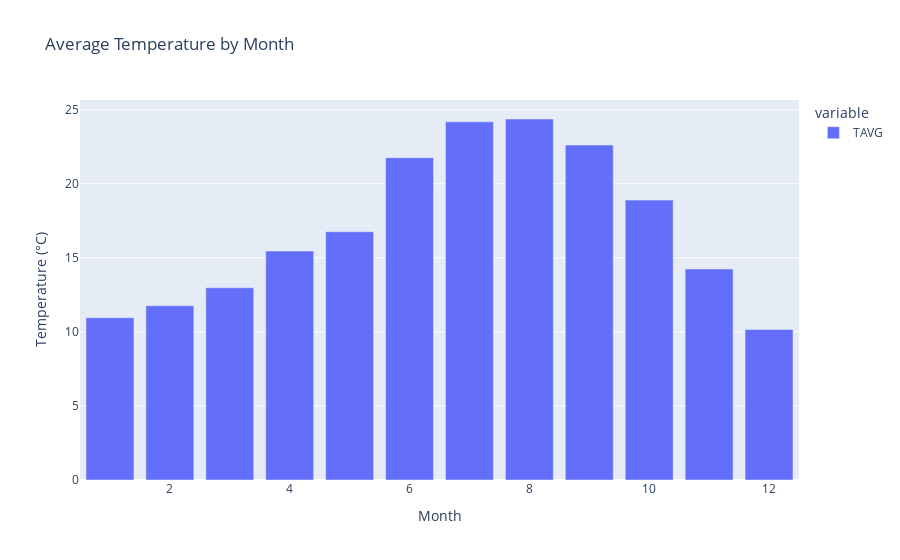
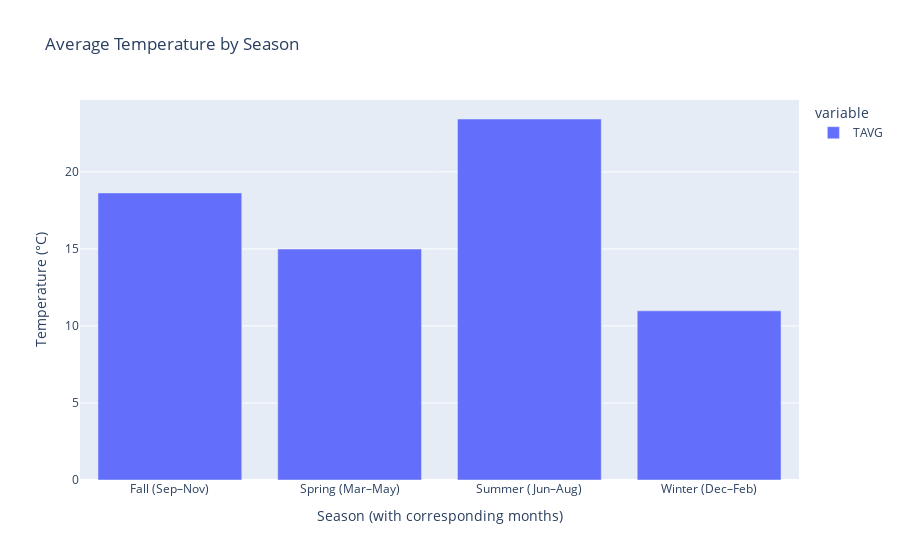

The notebook cell these images were saved under, in order:
### Code cell
# Group by 'month' and calculate the average Temperature for each month over the years 2013-2022
monthly_T = df.groupby("month")["TAVG"].mean().reset_index()

fig = px.bar(
    monthly_T,
    x="month",
    y=["TAVG"],
    title="Average Temperature by Month",
    barmode="group",
)

fig.update_layout(yaxis_title="Temperature (°C)", xaxis_title="Month")


fig.show()

# Group by 'season' and calculate the average Temperature for each season over the years 2013-2022
seasonal_T = df.groupby("season")["TAVG"].mean().reset_index()

# Define ordered season names with month labels
season_labels = {
    "Winter": "Winter (Dec–Feb)",
    "Spring": "Spring (Mar–May)",
    "Summer": "Summer (Jun–Aug)",
    "Fall": "Fall (Sep–Nov)",
}

seasonal_T["season"] = seasonal_T["season"].map(season_labels)

fig = px.bar(
    seasonal_T,
    x="season",
    y=["TAVG"],
    title="Average Temperature by Season",
    barmode="group",
)

fig.update_layout(
    yaxis_title="Temperature (°C)", xaxis_title="Season (with corresponding months)"
)


fig.show()

### Figure 1 — Plotly figure (JSON) as saved in the notebook; plotly's stock layout.template omitted (floating-point values rounded to 4 significant figures)
{"data": [{"alignmentgroup": "True", "hovertemplate": "variable=TAVG<br>month=%{x}<br>value=%{y}<extra></extra>", "legendgroup": "TAVG", "marker": {"color": "#636efa", "pattern": {"shape": ""}}, "name": "TAVG", "offsetgroup": "TAVG", "orientation": "v", "showlegend": true, "textposition": "auto", "type": "bar", "x": [1, 2, 3, 4, 5, 6, 7, 8, 9, 10, 11, 12], "xaxis": "x", "y": [10.95, 11.76, 12.98, 15.45, 16.76, 21.76, 24.18, 24.37, 22.61, 18.9, 14.25, 10.17], "yaxis": "y"}], "layout": {"barmode": "group", "legend": {"title": {"text": "variable"}, "tracegroupgap": 0}, "title": {"text": "Average Temperature by Month"}, "xaxis": {"anchor": "y", "domain": [0, 1], "title": {"text": "Month"}}, "yaxis": {"anchor": "x", "domain": [0, 1], "title": {"text": "Temperature (°C)"}}}}

### Figure 2 — Plotly figure (JSON) as saved in the notebook; plotly's stock layout.template omitted (floating-point values rounded to 4 significant figures)
{"data": [{"alignmentgroup": "True", "hovertemplate": "variable=TAVG<br>season=%{x}<br>value=%{y}<extra></extra>", "legendgroup": "TAVG", "marker": {"color": "#636efa", "pattern": {"shape": ""}}, "name": "TAVG", "offsetgroup": "TAVG", "orientation": "v", "showlegend": true, "textposition": "auto", "type": "bar", "x": ["Fall (Sep–Nov)", "Spring (Mar–May)", "Summer (Jun–Aug)", "Winter (Dec–Feb)"], "xaxis": "x", "y": [18.63, 14.99, 23.43, 10.98], "yaxis": "y"}], "layout": {"barmode": "group", "legend": {"title": {"text": "variable"}, "tracegroupgap": 0}, "title": {"text": "Average Temperature by Season"}, "xaxis": {"anchor": "y", "domain": [0, 1], "title": {"text": "Season (with corresponding months)"}}, "yaxis": {"anchor": "x", "domain": [0, 1], "title": {"text": "Temperature (°C)"}}}}
